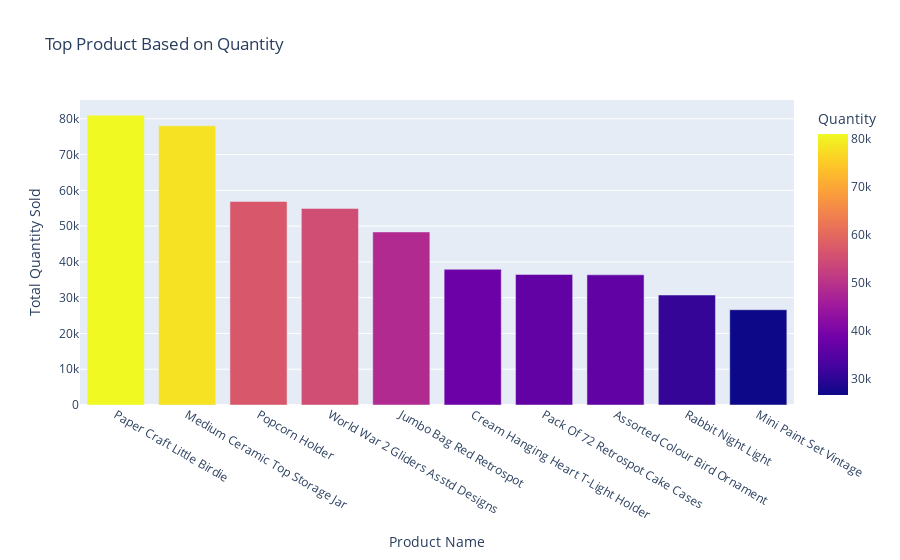

Write notebook code for a chart like this one.
### Code cell
# Grouping ProductName with Quantity
top_product = df.groupby(['ProductName'])['Quantity'].sum().reset_index()
top_product = top_product.sort_values(by=['Quantity'], ascending = False)

# Creating Diagram Bar to determine which country has top revenue
fig = px.bar(top_product.head(5), x='ProductName', y='Quantity',title='Top Product Based on Quantity')
fig.update_xaxes(title='Product Name')
fig.update_yaxes(title='Total Quantity Sold')
fig.show()

### Figure 1 — Plotly figure (JSON) as saved in the notebook; plotly's stock layout.template omitted (floating-point values rounded to 4 significant figures)
{"data": [{"alignmentgroup": "True", "hovertemplate": "ProductName=%{x}<br>Quantity=%{marker.color}<extra></extra>", "legendgroup": "", "marker": {"color": [80995, 78033, 56902, 54951, 48375, 37937, 36492, 36394, 30742, 26633], "coloraxis": "coloraxis", "pattern": {"shape": ""}}, "name": "", "offsetgroup": "", "orientation": "v", "showlegend": false, "textposition": "auto", "type": "bar", "x": ["Paper Craft Little Birdie", "Medium Ceramic Top Storage Jar", "Popcorn Holder", "World War 2 Gliders Asstd Designs", "Jumbo Bag Red Retrospot", "Cream Hanging Heart T-Light Holder", "Pack Of 72 Retrospot Cake Cases", "Assorted Colour Bird Ornament", "Rabbit Night Light", "Mini Paint Set Vintage"], "xaxis": "x", "y": [80995, 78033, 56902, 54951, 48375, 37937, 36492, 36394, 30742, 26633], "yaxis": "y"}], "layout": {"barmode": "relative", "coloraxis": {"colorbar": {"title": {"text": "Quantity"}}, "colorscale": [[0, "#0d0887"], [0.1111, "#46039f"], [0.2222, "#7201a8"], [0.3333, "#9c179e"], [0.4444, "#bd3786"], [0.5556, "#d8576b"], [0.6667, "#ed7953"], [0.7778, "#fb9f3a"], [0.8889, "#fdca26"], [1, "#f0f921"]]}, "legend": {"tracegroupgap": 0}, "title": {"text": "Top Product Based on Quantity"}, "xaxis": {"anchor": "y", "domain": [0, 1], "title": {"text": "Product Name"}}, "yaxis": {"anchor": "x", "domain": [0, 1], "title": {"text": "Total Quantity Sold"}}}}
